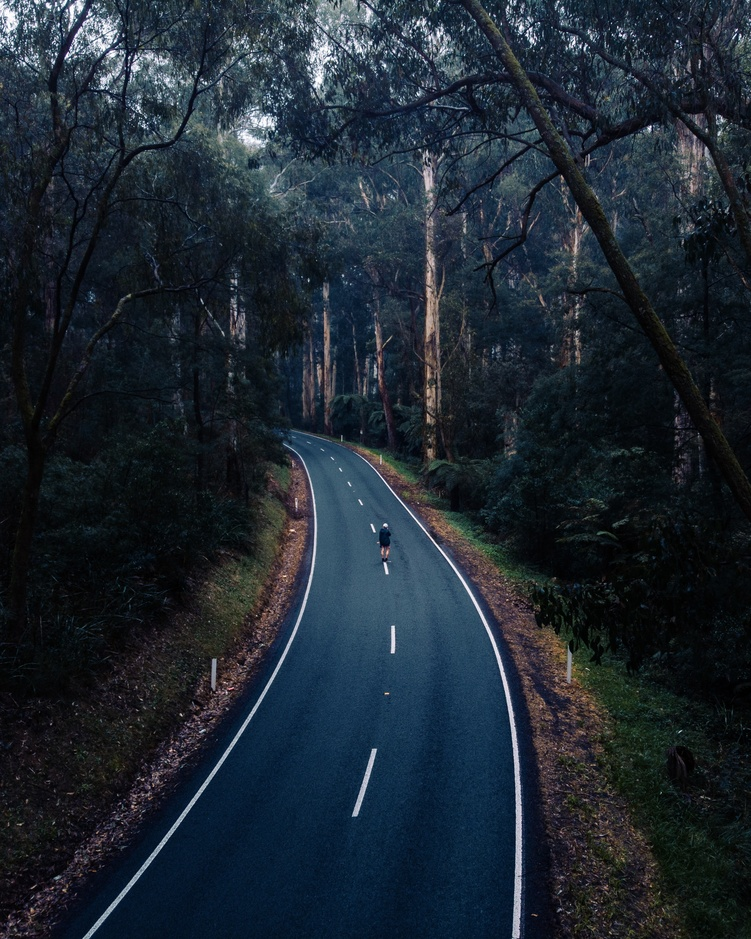
//> input picture sample.jpeg, 751 x 939 px, shrunk from 2426 x 3032 before the run
$ ./Blurring   (built with g++ and OpenCV 4)
//> lines starting //> are read from the running program, lines starting //| are printed output that depends on the picture
#include <opencv2/highgui.hpp>
#include <opencv2/imgproc.hpp>
using namespace cv;
int main()
{
Mat img = imread("/home/pragati/Desktop/testopencvC++/sample.jpeg");
//> img is the input picture: 939 rows x 751 cols, CV_8UC3; mean B, G, R 49.8, 40.1, 30.1
Mat bilateralImg, gaussianImg, medianImg ;

bilateralFilter(img, bilateralImg,15,95,45);
GaussianBlur(img, gaussianImg,Size(15,15),0);
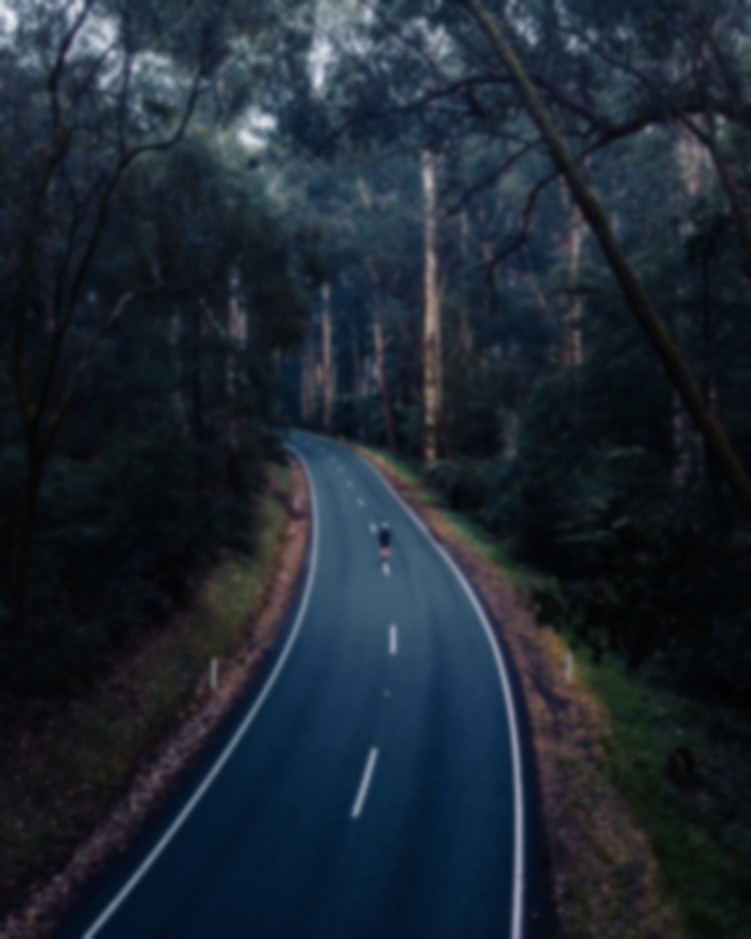
//> gaussianImg: 939 rows x 751 cols, CV_8UC3; mean B, G, R 49.8, 40.1, 30.1
medianBlur(img,medianImg,15);
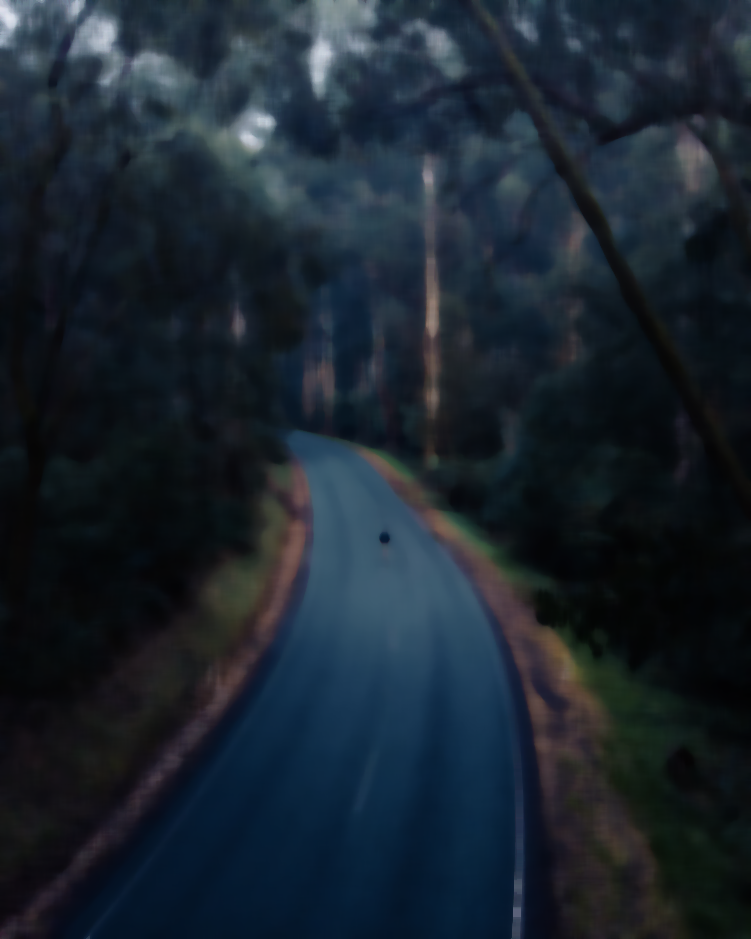
//> medianImg: 939 rows x 751 cols, CV_8UC3; mean B, G, R 46.7, 36.8, 26.4

imshow("Original Image", img);
imshow("Bilateral Image", bilateralImg);
imshow("Gaussian Image", gaussianImg);
imshow("Median Image", medianImg);


waitKey(0);
return 0;
}
